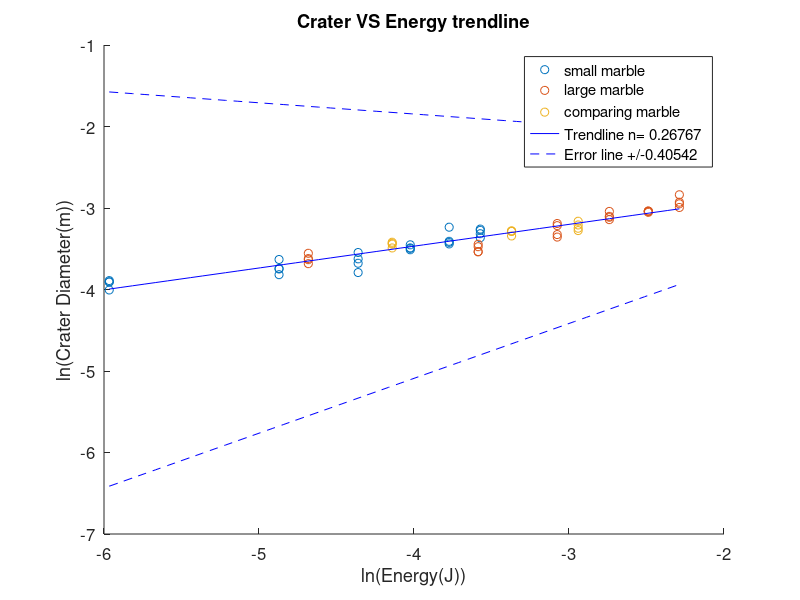
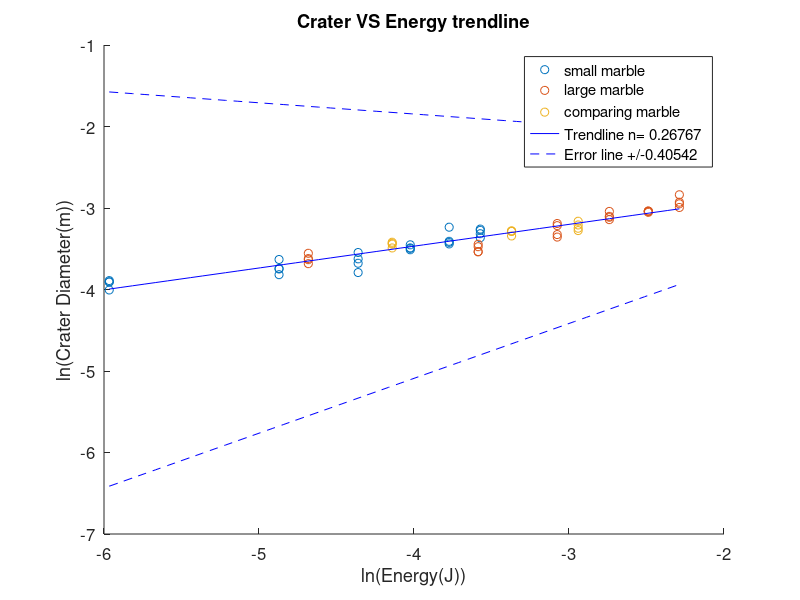
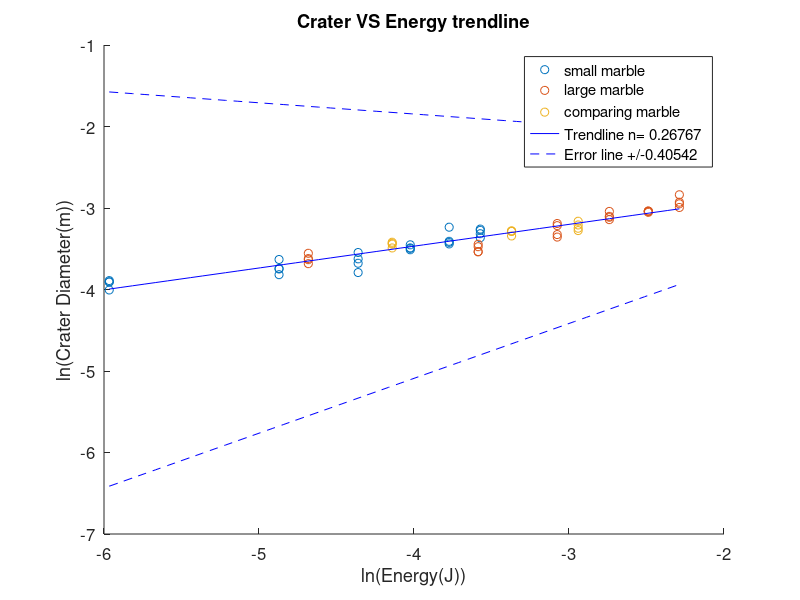
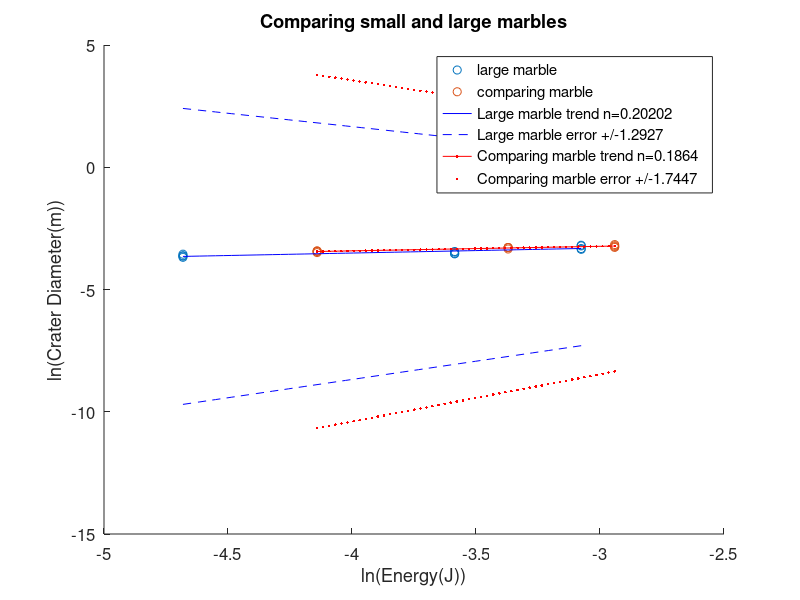

The MATLAB source for these figures, in order:
%Craters
clc;clear;close all;
%CraterInput
%Energy
smallMeasure=0.001.*[5.21 5.20 5.20];%small marble measurements converted to kg
largeMeasure=0.001.*[18.80 18.80 18.80];%large marble measurements converted to kg
SmallMass=mean(smallMeasure);LargeMass=mean(largeMeasure);
massError=0.001*0.01;
eSmallMass=std(smallMeasure)+massError;eLargeMass=std(largeMeasure)+massError;

smallHeights=[0.1,0.2,0.3,0.4,0.5,0.6];%meters
largeHeights=smallHeights;%meters
equivilentHeights=[.3615,.7231,1.0846];%meters
eHeights=0.001+.02557+0.000001;%meter stick+(placement+micrometer)

flourMeasure=.001*[53.55 50.74 47.37 47.43];%converted to meters
FlourHeight=mean(flourMeasure);
eFlourHeight=std(flourMeasure)+0.000001;

DSmall=smallHeights-FlourHeight;
DLarge=largeHeights-FlourHeight;
DEquiv=equivilentHeights-FlourHeight;
eDSmall=eHeights+eFlourHeight;
eDLarge=eDSmall;
eDEquiv=eDSmall;

SmallEnergy=9.81*SmallMass.*DSmall;
LargeEnergy=9.81*LargeMass.*DLarge;
EquivEnergy=9.81*SmallMass.*DEquiv;
%No need to calculate Energy Error

logSmall=log(SmallEnergy);
logLarge=log(LargeEnergy);
logEquiv=log(EquivEnergy);

%diameters %converted to meters
smallDia(1,:)=log(.001.*[18.21 20.43 20.12 20.09]);
smallDia(2,:)=log(.001.*[26.47 23.56 23.70 21.97]);
smallDia(3,:)=log(.001.*[26.68 25.27 22.55 28.84]);
smallDia(4,:)=log(.001.*[30.51 29.83 31.69 30.35]);
smallDia(5,:)=log(.001.*[32.66 33.08 39.34 32.04]);
smallDia(6,:)=log(.001.*[37.85 38.44 36.32 34.56]);
%{
for S=1:6
    smallCrater(S)=log(mean(smallDia(S,:)));
end
%}
LargeDia(1,:)=log(.001.*[26.77 26.41 25.15 28.56]);
LargeDia(2,:)=log(.001.*[30.97 31.90 29.11 29.12]);
LargeDia(3,:)=log(.001.*[40.10 34.85 35.95 41.16]);
LargeDia(4,:)=log(.001.*[47.74 44.93 43.17 44.44]);
LargeDia(5,:)=log(.001.*[47.89 47.75 47.97 47.22]);
LargeDia(6,:)=log(.001.*[52.43 50.11 58.57 53.45]);
%{
for L=1:6
    largeCrater(L)=log(mean(LargeDia(L,:)));
end
%}
EquivDia(1,:)=log(.001.*[32.29 31.94 30.50 32.71]);
EquivDia(2,:)=log(.001.*[37.50 37.60 35.33 37.32]);
EquivDia(3,:)=log(.001.*[38.84 42.32 37.74 40.43]);

%concatenating;
SE=(logSmall)';LE=(logLarge)';EE=(logEquiv)';
for row=1:6
    for col=2:4
        SE(row,col)=SE(row,1);
        LE(row,col)=LE(row,1);
        if row<=3
            EE(row,col)=EE(row,1);
        end
    end
end
%{
AllEnergy=SE(1,:);AllDia=smallDia(1,:);
for a=2:6
    AllEnergy=[AllEnergy,SE(a,:)];
    AllDia=[AllDia,smallDia(a,:)];
end
for b=1:6
    AllEnergy=[AllEnergy,LE(b,:)];
    AllDia=[AllDia,LargeDia(b,:)];
end
for c=1:3
    AllEnergy=[AllEnergy,EE(c,:)];
    AllEnergy=[AllDia,EquivDia(c,:)];
end
%}

AllSE=SE(1,:);AllLE=LE(1,:);AllEE=EE(1,:);
allSmall=smallDia(1,:);allLarge=LargeDia(1,:);allEquiv=EquivDia(1,:);
for a=2:6
    AllSE=[AllSE,SE(a,:)];
    AllLE=[AllLE,LE(a,:)];
    allSmall=[allSmall,smallDia(a,:)];
    allLarge=[allLarge,LargeDia(a,:)];
    if a<=3
    AllEE=[AllEE,EE(a,:)];
    allEquiv=[allEquiv,EquivDia(a,:)];
    end
end
AllEnergy=[AllSE,AllLE,AllEE];
AllDia=[allSmall,allLarge,allEquiv];

%plot
for Number=1:3
  if Number~=3
    figure(Number);
  end
  switch Number
      case 1
        Plots(1)=scatter(AllSE,allSmall,'ro');hold on;
        Plots(2)=scatter(AllLE,allLarge,'bv');hold on;
        Plots(3)=scatter(AllEE,allEquiv,'ms');hold on;
        x=AllEnergy;y=AllDia;
      case 2  
        Plots(6)=scatter(AllLE(1:12),allLarge(1:12),'bv');hold on;
        Plots(7)=scatter(AllEE,allEquiv,'ms');hold on;
        x=AllLE(1:12);y=allLarge(1:12);
      case 3
        x=AllEE;y=allEquiv;  
      end
N=1;S=[];n=length(x);x=x';y=y';
[p_1,S]=polyfit(x,y,N);
coeffs(Number,:)=p_1;
Rinv=inv(S.R);
C=(Rinv*Rinv')*S.normr^2/S.df;sqrt(diag(C))
A=[x ones(size(x))];
[P2,C2,mse]=lscov(A,y,eye(n,n)*3^2)
eCoeffs(Number,:)=C2'/sqrt(mse);
%Making p_2(upper error) and p_3 (lower error)
p_2=p_1+eCoeffs(Number,:);
p_3=p_1-eCoeffs(Number,:);
%forcing same y-intercept
p_2(2)=p_1(2);
p_3(2)=p_1(2);
%{
prompt='Based on the coeffecients above, type the best fit curve: '
result=input(prompt,'s');
annotation('textbox',[.3, .7, .1, .1],'string',result,'fontsize',15);
%}
xCurve=linspace(min(x),max(x),50);
yCurve=0;eCurve1=0;eCurve2=0;
  for term=1:(N+1)
  yCurve=yCurve+(p_1(term).*(xCurve.^(N+1-term)));
  eCurve1=eCurve1+(p_2(term).*(xCurve.^(N+1-term)));
  eCurve2=eCurve2+(p_3(term).*(xCurve.^(N+1-term)));
  end
  switch Number
      case 1
        Plots(4)=plot(xCurve,yCurve,'b-');hold on;
        Plots(5)=plot(xCurve,eCurve1,'b--');hold on;
        plot(xCurve,eCurve2,'b--');hold on;
      case 2
        Plots(8)=plot(xCurve,yCurve,'b-');hold on;
        Plots(9)=plot(xCurve,eCurve1,'b--');hold on;
        plot(xCurve,eCurve2,'b--');hold on;
      case 3
        Plots(10)=plot(xCurve,yCurve,'r.-');hold on;
        Plots(11)=plot(xCurve,eCurve1,'r.');hold on;
        plot(xCurve,eCurve2,'r.');hold on;
  end
  
end
%Plotfinisher

Trend_1=num2str(coeffs(1,1));
Error_1=num2str(eCoeffs(1,1));
Trend_2=num2str(coeffs(2,1));
Error_2=num2str(eCoeffs(2,1));
Trend_3=num2str(coeffs(3,1));
Error_3=num2str(eCoeffs(3,1));

fig=figure(1);
title('Crater VS Energy trendline','fontsize',20);
xlabel('ln(Energy(J))','fontsize',15);
ylabel('ln(Crater Diameter(m))','fontsize',15)
legend(Plots(1:5),'small marble','large marble','comparing marble',['Trendline n= ',Trend_1],['Error line +/-',Error_1]);
set(gca,'fontsize',12);
saveas(fig,'Crater VS Energy trendline.fig');
saveas(fig,'Crater VS Energy trendline.jpg');
saveas(fig,'Crater VS Energy trendline.png');

fig=figure(2);
title('Comparing small and large marbles','fontsize',20);
xlabel('ln(Energy(J))','fontsize',15);
ylabel('ln(Crater Diameter(m))','fontsize',15)
legend(Plots(6:11),'large marble','comparing marble',['Large marble trend n=',Trend_2],['Large marble error +/-',Error_2],['Comparing marble trend n=',Trend_3],['Comparing marble error +/-',Error_3]);
set(gca,'fontsize',12);
saveas(fig,'Comparing small and large marbles.fig');
saveas(fig,'Comparing small and large marbles.jpg');
saveas(fig,'Comparing small and large marbles.png');
save Craters